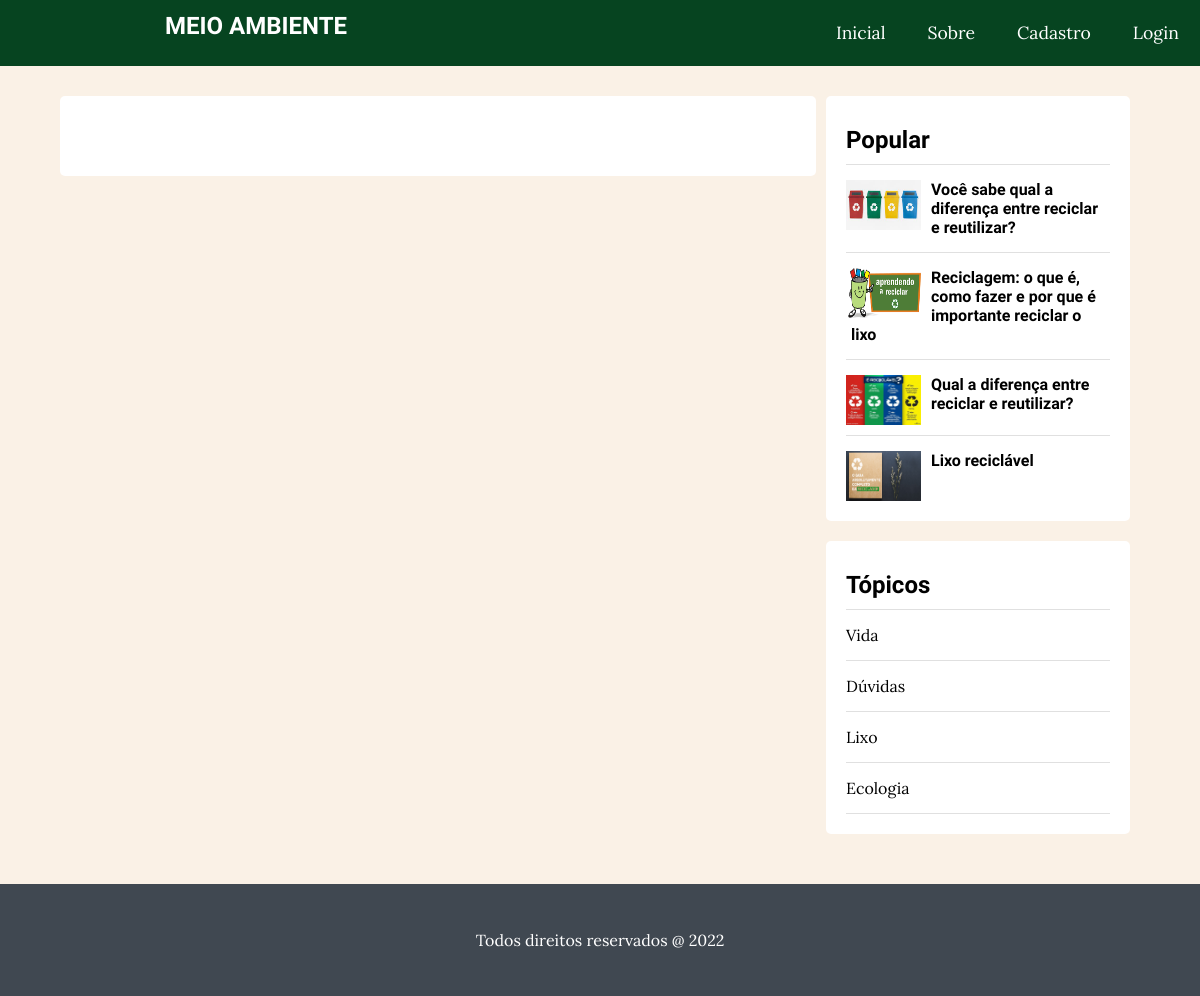
Screenshot of /MeioAmbiente/single.php with the database file from the repository.
### tables this page shows
CREATE TABLE `posts` (
  `id` int(11) NOT NULL,
  `user_id` int(11) NOT NULL,
  `topic_id` int(11) DEFAULT NULL,
  `title` varchar(255) NOT NULL,
  `image` varchar(255) NOT NULL,
  `body` text NOT NULL,
  `published` tinyint(4) NOT NULL,
  `created_at` datetime NOT NULL DEFAULT current_timestamp()
);

CREATE TABLE `topics` (
  `id` int(11) NOT NULL,
  `name` varchar(100) NOT NULL,
  `description` text NOT NULL
);

### MeioAmbiente/app/database/db.php (called while the page is built, shortened)
<?php
require('connect.php');
function executeQuery($sql, $data)
{
    global $conn;
    $stmt = $conn->prepare($sql);
    $values = array_values($data);
    $types = str_repeat('s', count($values));
    $stmt->bind_param($types, ...$values);
    $stmt->execute();
    return $stmt;
}
function selectAll($table, $conditions = [])
{
    global $conn;
    $sql = "SELECT * FROM $table";
    if (empty($conditions)) {
        $stmt = $conn->prepare($sql);
        $stmt->execute();
        $records = $stmt->get_result()->fetch_all(MYSQLI_ASSOC);
        return $records;
    } else {
        $i = 0;
        foreach ($conditions as $key => $value) {
            if ($i === 0) {
                $sql = $sql . " WHERE $key=?";
            } else {
                $sql = $sql . " AND $key=?";
            }
            $i++;
        }
        $stmt = executeQuery($sql, $conditions);
        $records = $stmt->get_result()->fetch_all(MYSQLI_ASSOC);
        return $records;
    }
}

### MeioAmbiente/app/controllers/posts.php (called while the page is built, shortened)
<?php
include(ROOT_PATH . "/app/database/db.php");
$table = 'posts';
$topics = selectAll('topics');
$posts = selectAll($table);

### MeioAmbiente/single.php (the view, shortened to what this page needs)
<?php
include(ROOT_PATH . '/app/controllers/posts.php');
?>
<?php
$topics = selectAll('topics');
$posts = selectAll('posts', ['published' => 1]);
?>
<!DOCTYPE html>
<html lang="pt-br">
<head>
  <link rel="stylesheet" href="https://use.fontawesome.com/releases/v5.7.2/css/all.css">
  <link rel="stylesheet" href="assets/css/style.css">
</head>
<body>
  <?php include(ROOT_PATH . "/app/includes/header.php"); ?>
  <div class="page-wrapper">
    <div class="content clearfix">
      <div class="main-content-wrapper">
        <div class="main-content single">
        </div>
      </div>
      <div class="sidebar single">
        <div class="section popular">
          <h2 class="section-title">Popular</h2>
          <?php foreach ($posts as $post) : ?>
            <div class="post clearfix">
              <img src="<?php echo BASE_URL . '/assets/images/' . $post['image']; ?>" alt="">
              <a href="single.php?id=<?php echo $post['id']; ?>" class="title">
                <h4><?php echo $post['title'] ?></h4>
              </a>
            </div>
          <?php endforeach; ?>
        </div>
        <div class="section topics">
          <h2 class="section-title">Tópicos</h2>
          <ul>
            <?php foreach ($topics as $topic) : ?>
              <li><a href="<?php echo BASE_URL . '/index.php?t_id=' . $topic['id'] . '&name=' . $topic['name'] ?>"><?php echo $topic['name']; ?></a></li>
            <?php endforeach; ?>
          </ul>
        </div>
      </div>
    </div>
  </div>
  <?php include(ROOT_PATH . "/app/includes/footer.php"); ?>
</body>
</html>

### MeioAmbiente/assets/css/style.css (style rules this page uses)
* { box-sizing: border-box; }
html, body { padding: 0px; margin: 0px; background: #FAF1E6; font-family: "Lora", serif; }
h1, h2, h3, h4, h5, h6 { font-family: "Candal", serif; color: #000000; margin: 5px; }
a { text-decoration: none; color: inherit; }
.clearfix::after { content: ""; display: block; clear: both; }
.page-wrapper { min-height: 100%; }
.content { width: 90%; margin: 30px auto 30px; }
.content .main-content { width: 70%; float: left; }
.content .main-content.single { background: white; padding: 20px 50px; font-size: 1.1em; border-radius: 5px; }
.content .popular .post { border-top: 1px solid #e0e0e0; margin-top: 10px; padding-top: 10px; }
.content .popular .post img { height: 50px; width: 75px; float: left; margin-right: 10px; }
.content .sidebar { width: 30%; float: left; }
.content .sidebar.single { padding: 0px 10px; }
.content .sidebar .section { background: white; padding: 20px; border-radius: 5px; margin-bottom: 20px; }
.content .sidebar .section .section-title { margin: 10px 0px 10px 0px; }
.content .sidebar .section.topics ul { margin: 0px; padding: 0px; list-style: none; border-top: 1px solid #e0e0e0; }
.content .sidebar .section.topics ul li a { display: block; padding: 15px 0px 15px 0px; border-bottom: 1px solid #e0e0e0; transition: all 0.3s; }

### rows the page displays
posts: image (picture), title "Você sabe qual a diferença entre reciclar e reutilizar?"
posts: image (picture), title "Reciclagem: o que é, como fazer e por que é importante reciclar o lixo"
posts: image (picture), title "Qual a diferença entre reciclar e reutilizar?"
posts: image (picture), title "Lixo reciclável"
topics: name "Vida"
topics: name "Dúvidas"
topics: name "Lixo"
topics: name "Ecologia"
